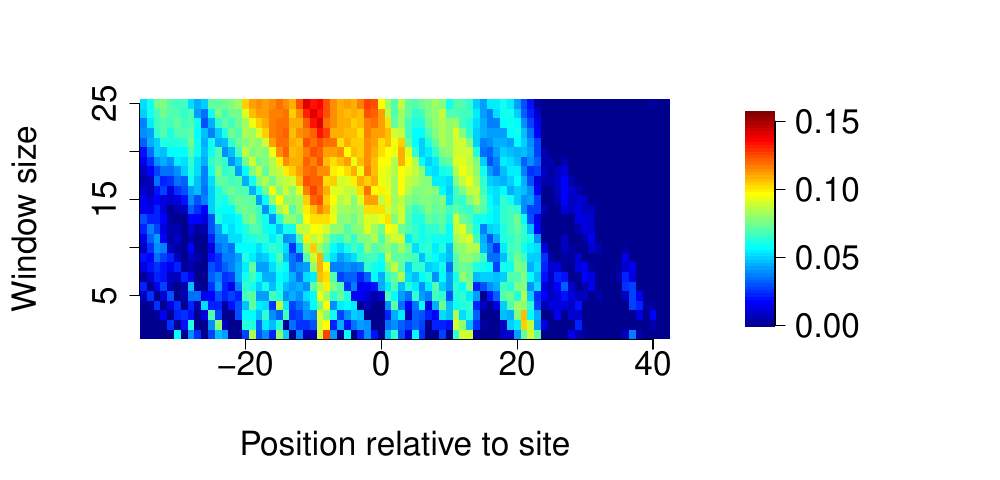

Recreate this plot in R.
library(fields)
source("pcor.R")

pdf("Fig3D.pdf", width=10, height=4.8)
par(mar=c(7, 7, 5, 5), mgp = c(5, 1, 0), cex.axis=2, cex.lab=2, bty="n")

file = args[1]
names = strsplit(basename(args),"\\.")[[1]]

b = read.delim(file)

lowerQ=quantile(b$FC, 0.25)
diff=quantile(b$FC, 0.75)-quantile(b$FC, 0.25)
for(x in unique(b$MIR_ID)){
	a=b$FC[b$MIR_ID == x]
	b$FC[b$MIR_ID == x] = scale(a, center=quantile(a, 0.25),scale=quantile(a, 0.75)-quantile(a, 0.25))*diff + lowerQ
}

b.matrix = model.matrix(FC~TYPE, b)[,2:3]
corr.mat = sapply(4:ncol(b), function(x){ pcor.test(b$FC, -log10(b[,x]), b.matrix, use = c("mat"), method = c("pearson"))[[1]] }) #log10()
dim(corr.mat)=c(30,78)
corr.mat=t(corr.mat)

corr.mat[corr.mat < 0 ] = 0
corr.mat=corr.mat[,1:25]
image.plot(-35:42, 1:ncol(corr.mat), corr.mat, xlab="Position relative to site", ylab="Window size", legend.width=2, legend.mar = 15, zlim=c(0, 0.156)) #5
